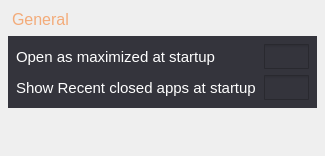
     <widget class="QWidget" name="pcorebox">
      <property name="styleSheet">
       <string notr="true"/>
      </property>
      <layout class="QVBoxLayout" name="verticalLayout_4">
       <property name="spacing">
        <number>5</number>
       </property>
       <property name="leftMargin">
        <number>8</number>
       </property>
       <property name="topMargin">
        <number>8</number>
       </property>
       <property name="rightMargin">
        <number>8</number>
       </property>
       <property name="bottomMargin">
        <number>8</number>
       </property>
       <item>
        <widget class="QLabel" name="generalB">
         <property name="font">
          <font>
           <pointsize>12</pointsize>
          </font>
         </property>
         <property name="styleSheet">
          <string notr="true">QLabel{
color:#F3AB79 ;
padding: 2px 10px 2px 0px;
}
</string>
         </property>
         <property name="text">
          <string>General</string>
         </property>
        </widget>
       </item>
       <item>
        <widget class="QFrame" name="generalb">
         <property name="styleSheet">
          <string notr="true">QWidget{
background-color: #34343C;
color: #ffffff;
}</string>
         </property>
         <layout class="QGridLayout" name="gridLayout_4">
          <property name="leftMargin">
           <number>8</number>
          </property>
          <property name="topMargin">
           <number>8</number>
          </property>
          <property name="rightMargin">
           <number>8</number>
          </property>
          <property name="bottomMargin">
           <number>8</number>
          </property>
          <property name="horizontalSpacing">
           <number>8</number>
          </property>
          <item row="0" column="0">
           <widget class="QLabel" name="label_3">
            <property name="font">
             <font>
              <pointsize>11</pointsize>
              <weight>50</weight>
              <bold>false</bold>
             </font>
            </property>
            <property name="text">
             <string>Open as maximized at startup</string>
            </property>
           </widget>
          </item>
          <item row="0" column="1">
           <widget class="QCheckBox" name="isMaximized">
            <property name="maximumSize">
             <size>
              <width>45</width>
              <height>25</height>
             </size>
            </property>
            <property name="font">
             <font>
              <pointsize>11</pointsize>
             </font>
            </property>
            <property name="layoutDirection">
             <enum>Qt::LeftToRight</enum>
            </property>
            <property name="styleSheet">
             <string notr="true">QCheckBox::indicator {
    width: 45px;
    height: 25px;
}

QCheckBox::indicator:checked {
    image: url(:/icons/checkbox.svg);
}

QCheckBox::indicator:unchecked {
    image: url(:/icons/checkbox_not.svg);
}</string>
            </property>
            <property name="text">
             <string/>
            </property>
           </widget>
          </item>
          <item row="1" column="0">
           <widget class="QLabel" name="label_9">
            <property name="font">
             <font>
              <pointsize>11</pointsize>
              <weight>50</weight>
              <bold>false</bold>
             </font>
            </property>
            <property name="text">
             <string>Show Recent closed apps at startup</string>
            </property>
           </widget>
          </item>
          <item row="1" column="1">
           <widget class="QCheckBox" name="isRecentDisable">
            <property name="maximumSize">
             <size>
              <width>45</width>
              <height>25</height>
             </size>
            </property>
            <property name="font">
             <font>
              <pointsize>11</pointsize>
             </font>
            </property>
            <property name="styleSheet">
             <string notr="true">QCheckBox::indicator {
    width: 45px;
    height: 25px;
}

QCheckBox::indicator:checked {
    image: url(:/icons/checkbox.svg);
}

QCheckBox::indicator:unchecked {
    image: url(:/icons/checkbox_not.svg);
}</string>
            </property>
            <property name="text">
             <string/>
            </property>
           </widget>
          </item>
         </layout>
        </widget>
       </item>
       <item>
        <spacer name="verticalSpacer_5">
         <property name="orientation">
          <enum>Qt::Vertical</enum>
         </property>
         <property name="sizeHint" stdset="0">
          <size>
           <width>20</width>
           <height>40</height>
          </size>
         </property>
        </spacer>
       </item>
      </layout>
     </widget>
